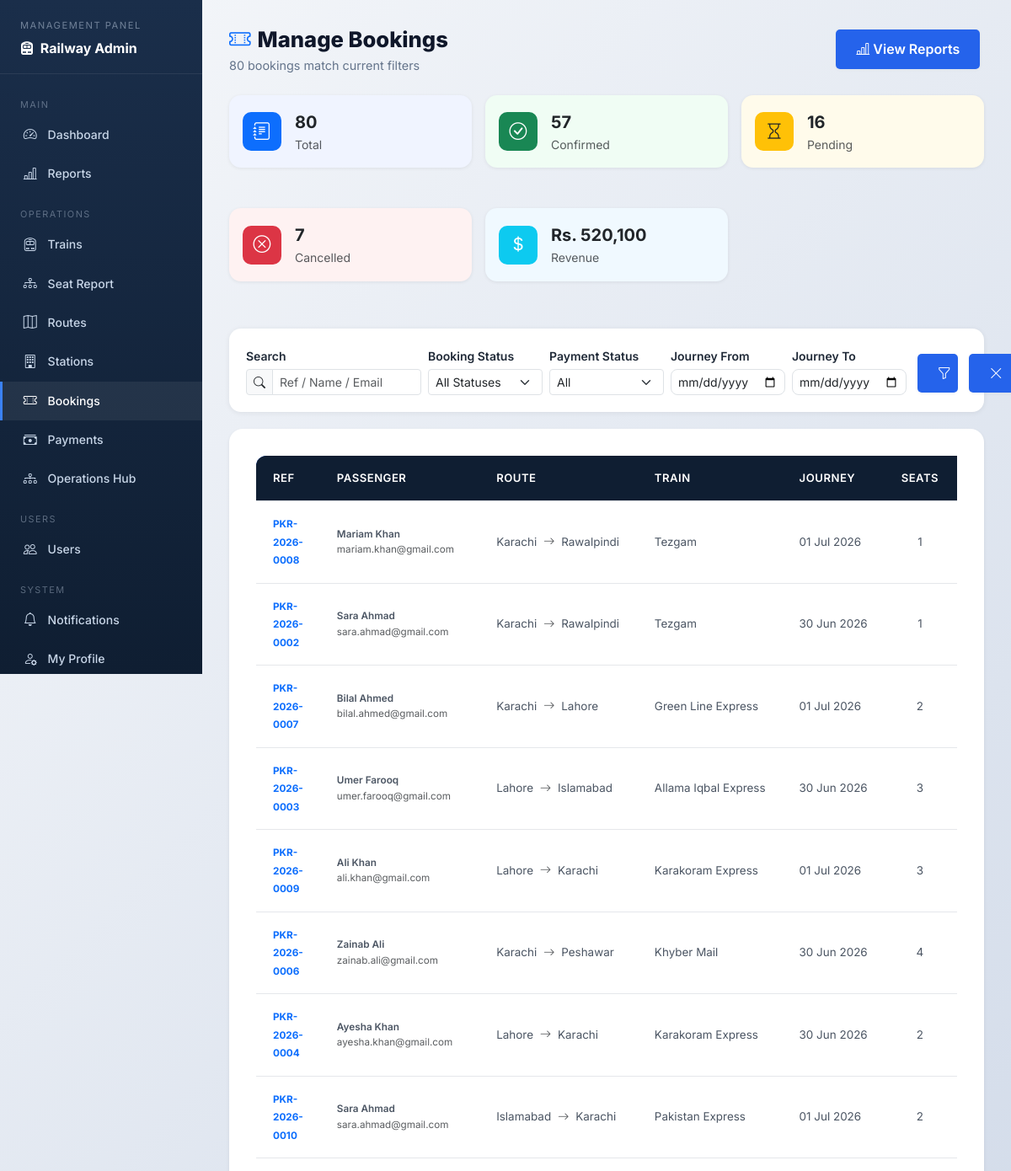
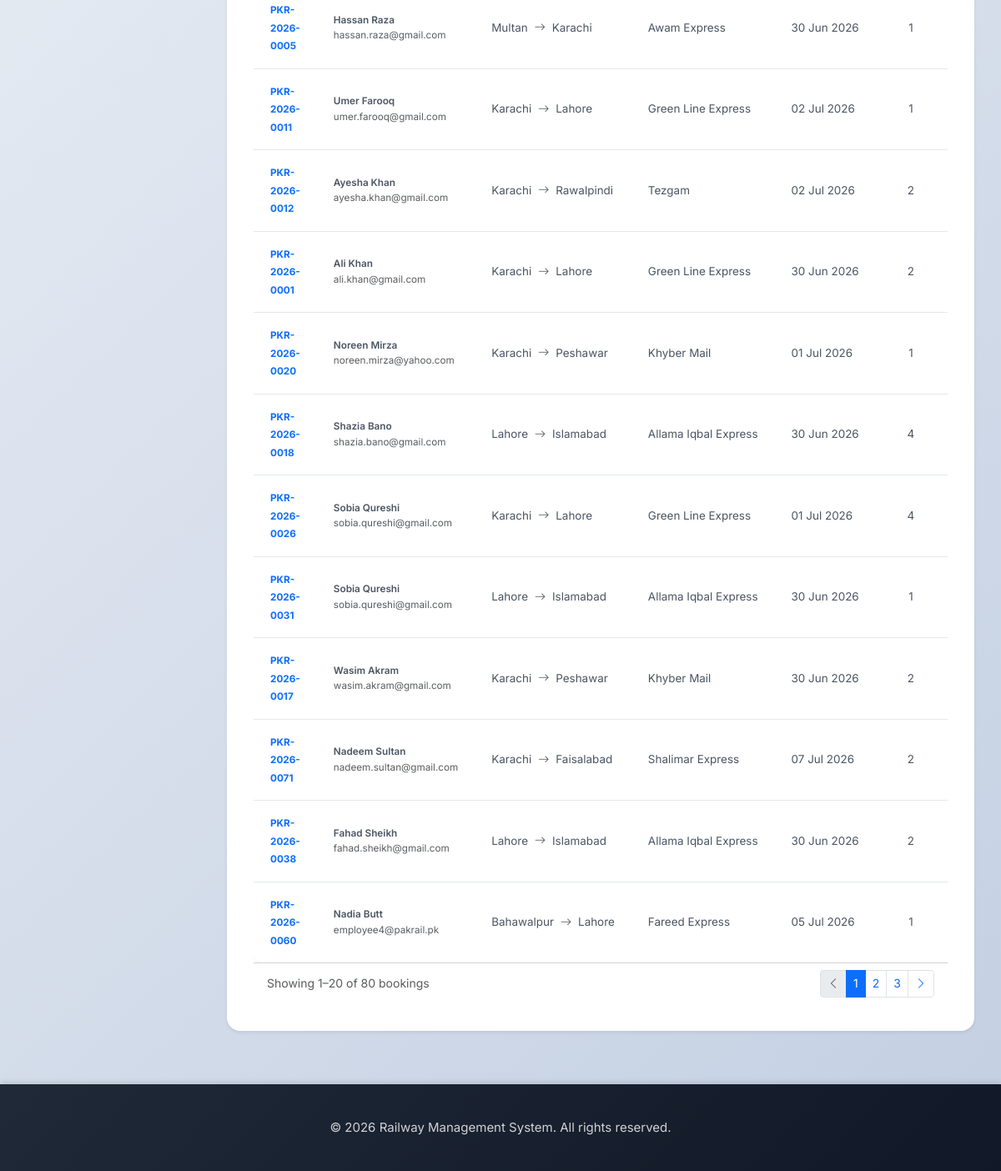
Before: /manage-bookings.php (signed in) with the older database file (2 pictures, top to bottom).
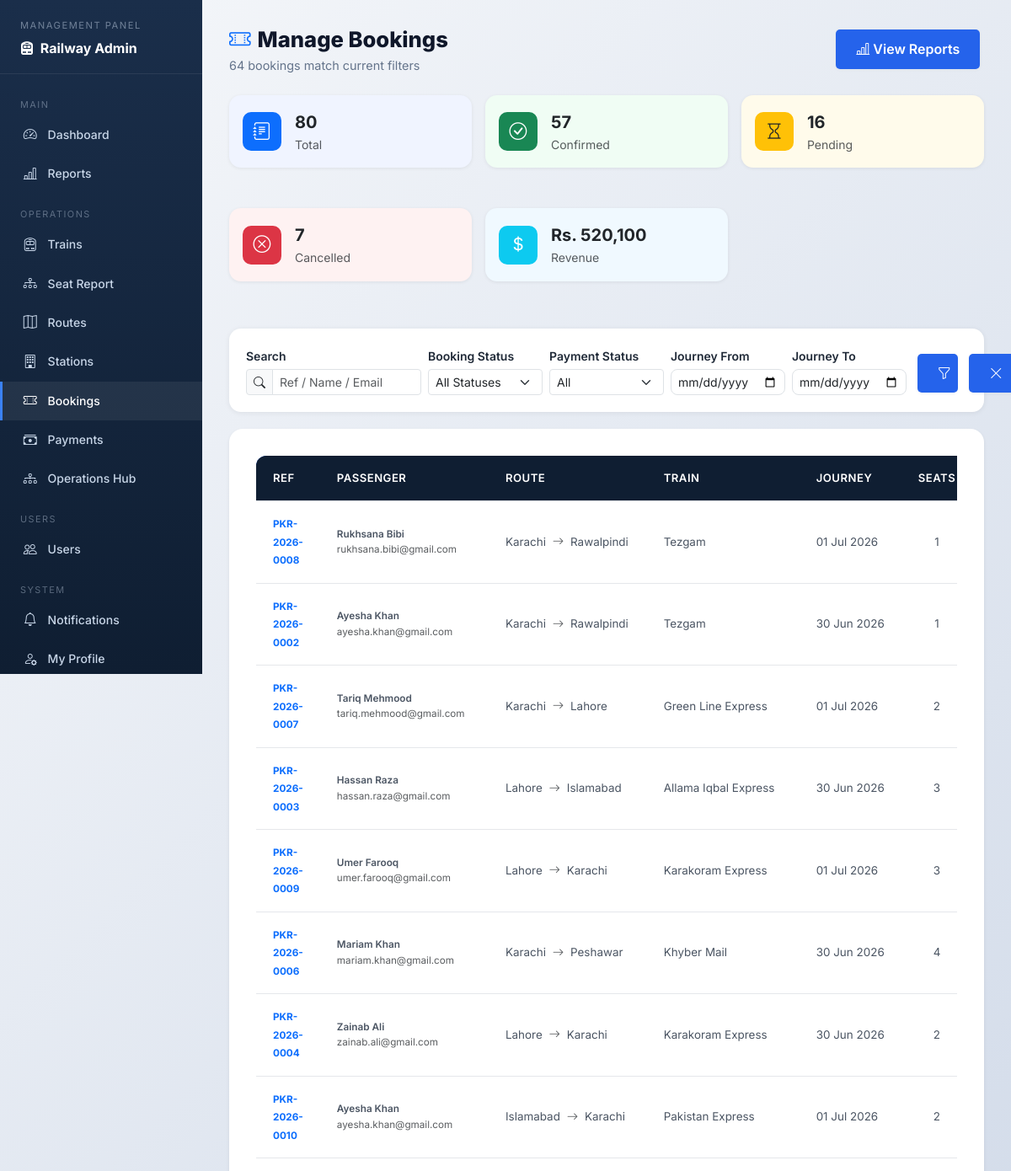
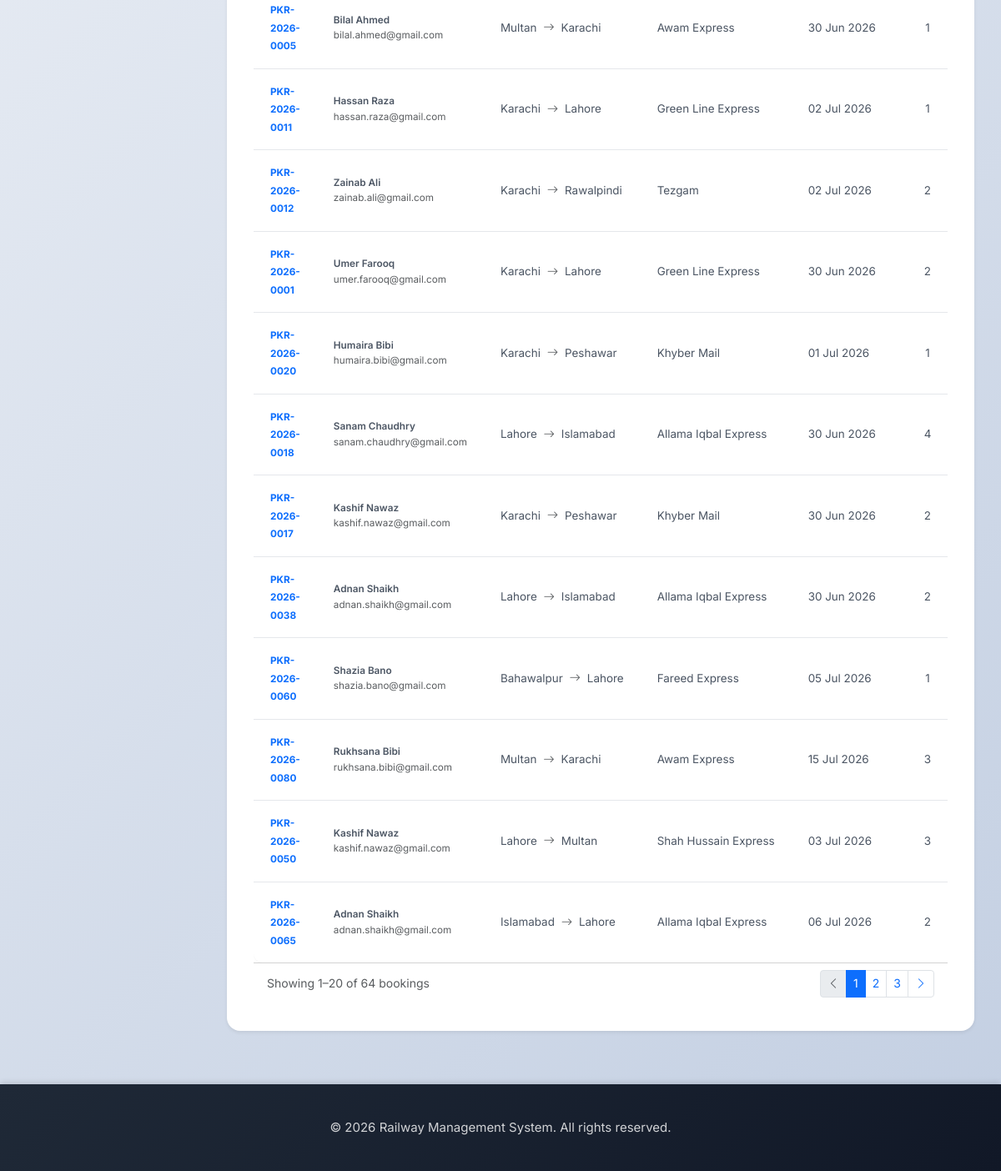
After: the same page with the newer database file (2 pictures, top to bottom).
### tables this page shows
CREATE TABLE IF NOT EXISTS bookings (
    booking_id INT PRIMARY KEY AUTO_INCREMENT,
    user_id INT NOT NULL,
    route_id INT NOT NULL,
    booking_reference VARCHAR(20) UNIQUE NOT NULL,
    number_of_seats INT NOT NULL,
    total_fare DECIMAL(12, 2) NOT NULL,
    booking_status ENUM('pending', 'confirmed', 'cancelled') DEFAULT 'pending',
    payment_status ENUM('pending', 'completed', 'failed', 'refunded') DEFAULT 'pending',
    booking_date TIMESTAMP DEFAULT CURRENT_TIMESTAMP,
    journey_date DATE NOT NULL,
    updated_at TIMESTAMP DEFAULT CURRENT_TIMESTAMP ON UPDATE CURRENT_TIMESTAMP,
    cancellation_reason VARCHAR(255) DEFAULT NULL,
    cancellation_fee DECIMAL(10,2) DEFAULT 0.00,
    refund_amount DECIMAL(10,2) DEFAULT 0.00,
    cancelled_at DATETIME DEFAULT NULL,
    FOREIGN KEY (user_id) REFERENCES users(user_id) ON DELETE CASCADE,
    FOREIGN KEY (route_id) REFERENCES routes(route_id) ON DELETE CASCADE
);

CREATE TABLE IF NOT EXISTS users (
    user_id INT PRIMARY KEY AUTO_INCREMENT,
    username VARCHAR(50) UNIQUE NOT NULL,
    email VARCHAR(100) UNIQUE NOT NULL,
    password VARCHAR(255) NOT NULL,
    full_name VARCHAR(100) NOT NULL,
    phone VARCHAR(20),
    address TEXT,
    role ENUM('user', 'admin') DEFAULT 'user',
    is_active BOOLEAN DEFAULT TRUE,
    created_at TIMESTAMP DEFAULT CURRENT_TIMESTAMP,
    updated_at TIMESTAMP DEFAULT CURRENT_TIMESTAMP ON UPDATE CURRENT_TIMESTAMP
);

CREATE TABLE IF NOT EXISTS routes (
    route_id INT PRIMARY KEY AUTO_INCREMENT,
    train_id INT NOT NULL,
    departure_city VARCHAR(100) NOT NULL,
    arrival_city VARCHAR(100) NOT NULL,
    departure_time TIME NOT NULL,
    arrival_time TIME NOT NULL,
    distance_km DECIMAL(10, 2),
    base_fare DECIMAL(10, 2) NOT NULL,
    journey_date DATE NOT NULL,
    available_seats INT NOT NULL,
    status ENUM('scheduled', 'cancelled', 'completed') DEFAULT 'scheduled',
    created_at TIMESTAMP DEFAULT CURRENT_TIMESTAMP,
    updated_at TIMESTAMP DEFAULT CURRENT_TIMESTAMP ON UPDATE CURRENT_TIMESTAMP,
    FOREIGN KEY (train_id) REFERENCES trains(train_id) ON DELETE CASCADE,
    UNIQUE KEY unique_train_date (train_id, journey_date)
);

CREATE TABLE IF NOT EXISTS trains (
    train_id INT PRIMARY KEY AUTO_INCREMENT,
    train_name VARCHAR(100) NOT NULL,
    train_number VARCHAR(50) UNIQUE NOT NULL,
    train_type VARCHAR(50) NOT NULL,
    total_seats INT NOT NULL,
    available_seats INT NOT NULL,
    status ENUM('active', 'inactive', 'maintenance') DEFAULT 'active',
    created_at TIMESTAMP DEFAULT CURRENT_TIMESTAMP,
    updated_at TIMESTAMP DEFAULT CURRENT_TIMESTAMP ON UPDATE CURRENT_TIMESTAMP
);

### src/classes/Database.php (called while the page is built, shortened)
<?php
class Database {
    private $host = DB_HOST;
    private $db_name = DB_NAME;
    private $user = DB_USER;
    private $password = DB_PASS;
    private $port = DB_PORT;
    private $connection;
    public function connect() {
        $this->connection = new mysqli(
            $this->host,
            $this->user,
            $this->password,
            $this->db_name,
            $this->port
        );
        $this->connection->set_charset('utf8');
        return $this->connection;
    }
    private function ensureCancellationColumns(): void {
        $db = $this->connection->real_escape_string($this->db_name);
        $columns = [
            'cancellation_reason' => "ALTER TABLE bookings ADD COLUMN cancellation_reason VARCHAR(255) DEFAULT NULL",
            'cancellation_fee'    => "ALTER TABLE bookings ADD COLUMN cancellation_fee    DECIMAL(10,2) DEFAULT 0.00",
            'refund_amount'       => "ALTER TABLE bookings ADD COLUMN refund_amount       DECIMAL(10,2) DEFAULT 0.00",
            'cancelled_at'        => "ALTER TABLE bookings ADD COLUMN cancelled_at        DATETIME DEFAULT NULL",
        ];
        foreach ($columns as $col => $ddl) {
            $check = $this->connection->query(
                "SELECT 1 FROM information_schema.COLUMNS
                 WHERE TABLE_SCHEMA = '{$db}' AND TABLE_NAME = 'bookings' AND COLUMN_NAME = '{$col}'"
            );
            if ($check && $check->num_rows === 0) {
                $this->connection->query($ddl);
            }
        }
    }
    private function ensureNotificationColumns(): void {
        $db = $this->connection->real_escape_string($this->db_name);
        $columns = [
            'type'       => "ALTER TABLE notifications ADD COLUMN type       VARCHAR(30)  NOT NULL DEFAULT 'info'",
            'related_id' => "ALTER TABLE notifications ADD COLUMN related_id  INT          NOT NULL DEFAULT 0",
        ];
        foreach ($columns as $col => $ddl) {
            $check = $this->connection->query(
                "SELECT 1 FROM information_schema.COLUMNS
                 WHERE TABLE_SCHEMA = '{$db}' AND TABLE_NAME = 'notifications' AND COLUMN_NAME = '{$col}'"
            );
            if ($check && $check->num_rows === 0) {
                $this->connection->query($ddl);
            }
        }
    }
    public function select($query) {
        $result = $this->connection->query($query);
        $data = array();
        if ($result->num_rows > 0) {
            while ($row = $result->fetch_assoc()) {
                array_push($data, $row);
            }
            return $data;
        } else {
            return false;
        }
    }
    public function selectRow($query) {
        $result = $this->connection->query($query);
        if ($result && $result->num_rows > 0) {
            return $result->fetch_assoc();
        }
        return false;
    }
}
?>

### manage-bookings.php (the view, shortened to what the changed rows need)
<?php
require_once 'config/database.php';
require_once 'src/classes/Database.php';
$db = new Database();
$db->connect();
$filter_status  = $_GET['status']     ?? 'all';
$filter_pay     = $_GET['payment']    ?? 'all';
$search         = trim($_GET['q']     ?? '');
$date_from      = $_GET['date_from']  ?? '';
$date_to        = $_GET['date_to']    ?? '';
$page           = max(1, (int)($_GET['page'] ?? 1));
$per_page       = 20;
$offset         = ($page - 1) * $per_page;
$wheres = [];
$where_sql = $wheres ? 'WHERE ' . implode(' AND ', $wheres) : '';
$kpi = $db->selectRow(
    "SELECT
        COUNT(*) AS total,
        SUM(booking_status = 'confirmed')  AS confirmed,
        SUM(booking_status = 'pending')    AS pending,
        SUM(booking_status = 'cancelled')  AS cancelled,
        SUM(payment_status = 'completed')  AS paid,
        SUM(total_fare)                    AS revenue
     FROM bookings"
);
$count_row = $db->selectRow(
    "SELECT COUNT(*) AS n
     FROM bookings b
     JOIN users  u ON b.user_id   = u.user_id
     JOIN routes r ON b.route_id  = r.route_id
     JOIN trains t ON r.train_id  = t.train_id
     {$where_sql}"
);
$total_rows = (int)($count_row['n'] ?? 0);
$total_pages = max(1, (int)ceil($total_rows / $per_page));
$bookings = $db->select(
    "SELECT b.booking_id, b.booking_reference, b.booking_date, b.journey_date,
            b.number_of_seats, b.total_fare, b.booking_status, b.payment_status,
            u.full_name, u.email,
            r.departure_city, r.arrival_city,
            t.train_name
     FROM bookings b
     JOIN users  u ON b.user_id   = u.user_id
     JOIN routes r ON b.route_id  = r.route_id
     JOIN trains t ON r.train_id  = t.train_id
     {$where_sql}
     ORDER BY b.booking_date DESC
     LIMIT {$per_page} OFFSET {$offset}"
);
function bUrl(array $overrides = []): string {
    global $filter_status, $filter_pay, $search, $date_from, $date_to, $page;
    $params = array_filter(array_merge([
        'status'    => $filter_status !== 'all' ? $filter_status : null,
        'payment'   => $filter_pay    !== 'all' ? $filter_pay    : null,
        'q'         => $search        ?: null,
        'date_from' => $date_from     ?: null,
        'date_to'   => $date_to       ?: null,
        'page'      => $page > 1      ? $page  : null,
    ], $overrides));
    $qs = http_build_query($params);
    return 'manage-bookings.php' . ($qs ? "?{$qs}" : '');
}
require_once 'inc/header.php';
?>
<div class="adm-wrap">
<section class="adm-main">
    <div class="adm-page-header mb-4">
        <div>
            <h2><i class="bi bi-ticket-perforated me-2 text-primary"></i>Manage Bookings</h2>
            <p><?= number_format($total_rows) ?> bookings match current filters</p>
        </div>
    </div>
    <div class="row g-3 mb-4">
        <?php foreach ([
            ['Total',     $kpi['total'],     'bi-journal-text',  'bg-primary text-white',    '#f0f4ff'],
            ['Confirmed', $kpi['confirmed'], 'bi-check-circle',  'bg-success text-white',     '#f0fdf4'],
            ['Pending',   $kpi['pending'],   'bi-hourglass',     'bg-warning text-dark',      '#fffbeb'],
            ['Cancelled', $kpi['cancelled'], 'bi-x-circle',      'bg-danger text-white',      '#fef2f2'],
            ['Revenue',   'Rs. ' . number_format($kpi['revenue'] ?? 0, 0), 'bi-currency-dollar', 'bg-info text-white', '#f0f9ff'],
        ] as [$lbl, $val, $icon, $ibg, $bg]): ?>
        <div class="col-6 col-md-4 col-xl-2-4">
            <div class="kpi-card card p-3" style="background:<?= $bg ?>;">
                <div class="d-flex align-items-center gap-3">
                    <div class="kpi-icon <?= $ibg ?>"><i class="bi <?= $icon ?>"></i></div>
                    <div>
                        <div class="fw-bold fs-5"><?= $val ?></div>
                        <div class="text-muted small"><?= $lbl ?></div>
                    </div>
                </div>
            </div>
        </div>
        <?php endforeach; ?>
    </div>
    <div class="card border-0 shadow-sm">
        <div class="table-responsive">
            <table class="table table-hover mb-0 bk-table">
                <thead>
                    <tr>
                        <th>Ref</th>
                        <th>Passenger</th>
                        <th>Route</th>
                        <th>Train</th>
                        <th>Journey</th>
                        <th>Seats</th>
                    </tr>
                </thead>
                <tbody>
                <?php if (empty($bookings)): ?>
                    <tr><td colspan="11" class="text-center py-5 text-muted">
                        <i class="bi bi-inbox fs-2 d-block mb-2"></i>No bookings found.
                    </td></tr>
                <?php else: ?>
                    <?php foreach ($bookings as $bk): ?>
                    <tr>
                        <td>
                            <a href="booking-admin.php?id=<?= $bk['booking_id'] ?>"
                               class="fw-bold text-primary text-decoration-none small">
                                <?= htmlspecialchars($bk['booking_reference']) ?>
                            </a>
                        </td>
                        <td>
                            <div class="fw-semibold small"><?= htmlspecialchars($bk['full_name']) ?></div>
                            <div class="text-muted" style="font-size:.73rem;"><?= htmlspecialchars($bk['email']) ?></div>
                        </td>
                        <td class="small">
                            <span class="text-nowrap">
                                <?= htmlspecialchars($bk['departure_city']) ?>
                                <i class="bi bi-arrow-right text-muted mx-1"></i>
                                <?= htmlspecialchars($bk['arrival_city']) ?>
                            </span>
                        </td>
                        <td class="small text-nowrap"><?= htmlspecialchars($bk['train_name']) ?></td>
                        <td class="small text-nowrap"><?= date('d M Y', strtotime($bk['journey_date'])) ?></td>
                        <td class="text-center small"><?= (int)$bk['number_of_seats'] ?></td>
                    </tr>
                    <?php endforeach; ?>
                <?php endif; ?>
                </tbody>
            </table>
        </div>
        <?php if ($total_pages > 1): ?>
        <div class="card-footer bg-white d-flex justify-content-between align-items-center flex-wrap gap-2">
            <small class="text-muted">
                Showing <?= number_format($offset + 1) ?>–<?= number_format(min($offset + $per_page, $total_rows)) ?>
                of <?= number_format($total_rows) ?> bookings
            </small>
            <nav>
                <ul class="pagination pagination-sm mb-0">
                    <li class="page-item <?= $page <= 1 ? 'disabled' : '' ?>">
                        <a class="page-link" href="<?= htmlspecialchars(bUrl(['page' => $page - 1])) ?>">
                            <i class="bi bi-chevron-left"></i>
                        </a>
                    </li>
                    <?php
                    $start_p = max(1, $page - 2);
                    $end_p   = min($total_pages, $page + 2);
                    for ($pp = $start_p; $pp <= $end_p; $pp++): ?>
                    <li class="page-item <?= $pp === $page ? 'active' : '' ?>">
                        <a class="page-link" href="<?= htmlspecialchars(bUrl(['page' => $pp])) ?>"><?= $pp ?></a>
                    </li>
                    <?php endfor; ?>
                    <li class="page-item <?= $page >= $total_pages ? 'disabled' : '' ?>">
                        <a class="page-link" href="<?= htmlspecialchars(bUrl(['page' => $page + 1])) ?>">
                            <i class="bi bi-chevron-right"></i>
                        </a>
                    </li>
                </ul>
            </nav>
        </div>
        <?php endif; ?>
    </div>
</section>
</div>
<?php require_once 'inc/footer.php'; ?>

Changed rows visible on the page:
no longer on this page (row unchanged): bookings: booking_reference "PKR-2026-0026", user.full_name "Sobia Qureshi", user.email "sobia.qureshi@gmail.com", route.departure_city "Karachi", route.arrival_city "Lahore", trains.train_name "Green Line Express", journey_date "01 Jul 2026", number_of_seats "4"
no longer on this page (row unchanged): bookings: booking_reference "PKR-2026-0031", user.full_name "Sobia Qureshi", user.email "sobia.qureshi@gmail.com", route.departure_city "Lahore", route.arrival_city "Islamabad", trains.train_name "Allama Iqbal Express", journey_date "30 Jun 2026", number_of_seats "1"
no longer on this page (row unchanged): bookings: booking_reference "PKR-2026-0071", user.full_name "Nadeem Sultan", user.email "nadeem.sultan@gmail.com", route.departure_city "Karachi", route.arrival_city "Faisalabad", trains.train_name "Shalimar Express", journey_date "07 Jul 2026", number_of_seats "2"
changed through a linked row, bookings "PKR-2026-0008": user.full_name "Mariam Khan" → "Rukhsana Bibi"; user.email "mariam.khan@gmail.com" → "rukhsana.bibi@gmail.com"
changed through a linked row, bookings "PKR-2026-0002": user.full_name "Sara Ahmad" → "Ayesha Khan"; user.email "sara.ahmad@gmail.com" → "ayesha.khan@gmail.com"
changed through a linked row, bookings: user.full_name "Bilal Ahmed" → "Tariq Mehmood"; user.email "bilal.ahmed@gmail.com" → "tariq.mehmood@gmail.com"
changed through a linked row, bookings "PKR-2026-0003": user.full_name "Umer Farooq" → "Hassan Raza"; user.email "umer.farooq@gmail.com" → "hassan.raza@gmail.com"
changed through a linked row, bookings "PKR-2026-0009": user.full_name "Ali Khan" → "Umer Farooq"; user.email "ali.khan@gmail.com" → "umer.farooq@gmail.com"
changed through a linked row, bookings: user.full_name "Zainab Ali" → "Mariam Khan"; user.email "zainab.ali@gmail.com" → "mariam.khan@gmail.com"
changed through a linked row, bookings "PKR-2026-0004": user.full_name "Ayesha Khan" → "Zainab Ali"; user.email "ayesha.khan@gmail.com" → "zainab.ali@gmail.com"
changed through a linked row, bookings "PKR-2026-0010": user.full_name "Sara Ahmad" → "Ayesha Khan"; user.email "sara.ahmad@gmail.com" → "ayesha.khan@gmail.com"
changed through a linked row, bookings: user.full_name "Hassan Raza" → "Bilal Ahmed"; user.email "hassan.raza@gmail.com" → "bilal.ahmed@gmail.com"
changed through a linked row, bookings "PKR-2026-0011": user.full_name "Umer Farooq" → "Hassan Raza"; user.email "umer.farooq@gmail.com" → "hassan.raza@gmail.com"
changed through a linked row, bookings "PKR-2026-0012": user.full_name "Ayesha Khan" → "Zainab Ali"; user.email "ayesha.khan@gmail.com" → "zainab.ali@gmail.com"
changed through a linked row, bookings "PKR-2026-0001": user.full_name "Ali Khan" → "Umer Farooq"; user.email "ali.khan@gmail.com" → "umer.farooq@gmail.com"
changed through a linked row, bookings: user.full_name "Noreen Mirza" → "Humaira Bibi"; user.email "noreen.mirza@yahoo.com" → "humaira.bibi@gmail.com"
changed through a linked row, bookings: user.full_name "Shazia Bano" → "Sanam Chaudhry"; user.email "shazia.bano@gmail.com" → "sanam.chaudhry@gmail.com"
changed through a linked row, bookings "PKR-2026-0017": user.full_name "Wasim Akram" → "Kashif Nawaz"; user.email "wasim.akram@gmail.com" → "kashif.nawaz@gmail.com"
changed through a linked row, bookings "PKR-2026-0038": user.full_name "Fahad Sheikh" → "Adnan Shaikh"; user.email "fahad.sheikh@gmail.com" → "adnan.shaikh@gmail.com"
changed through a linked row, bookings "Bahawalpur": user.full_name "Nadia Butt" → "Shazia Bano"; user.email "employee4@pakrail.pk" → "shazia.bano@gmail.com"
now on this page (row unchanged): bookings: booking_reference "PKR-2026-0080", user.full_name "Rukhsana Bibi", user.email "rukhsana.bibi@gmail.com", route.departure_city "Multan", route.arrival_city "Karachi", trains.train_name "Awam Express", journey_date "15 Jul 2026", number_of_seats "3"
now on this page (row unchanged): bookings: booking_reference "PKR-2026-0050", user.full_name "Kashif Nawaz", user.email "kashif.nawaz@gmail.com", route.departure_city "Lahore", route.arrival_city "Multan", trains.train_name "Shah Hussain Express", journey_date "03 Jul 2026", number_of_seats "3"
now on this page (row unchanged): bookings: booking_reference "PKR-2026-0065", user.full_name "Adnan Shaikh", user.email "adnan.shaikh@gmail.com", route.departure_city "Islamabad", route.arrival_city "Lahore", trains.train_name "Allama Iqbal Express", journey_date "06 Jul 2026", number_of_seats "2"
Other visible differences:
$total_rows: "80" → "64"
